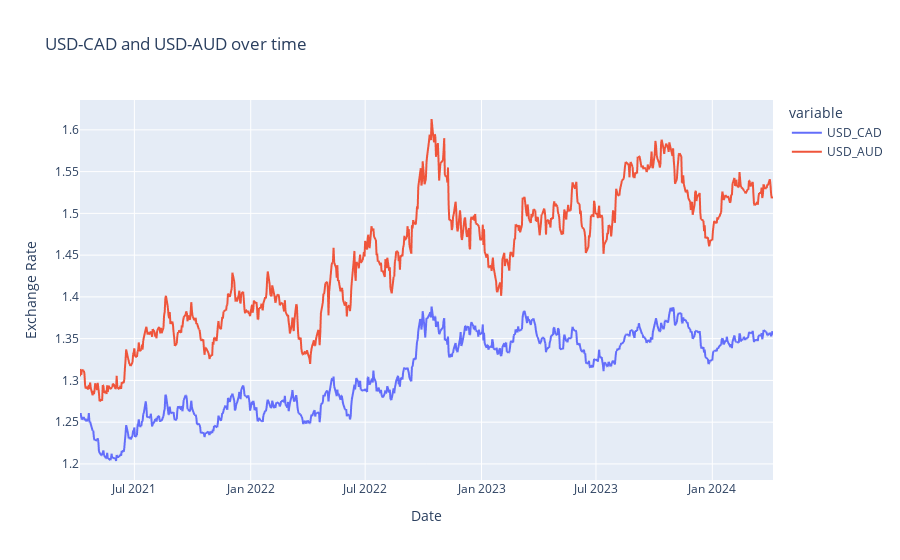

The code cell stored with this chart in its notebook:
### Markdown cell above
## Explorando DataSet

### Visualización de comportamiento en el tiempo

### Code cell
# Plotting the data
fig = px.line(df, x='Fecha', y=['USD_CAD', 'USD_AUD'], title='USD-CAD and USD-AUD over time')
fig.update_xaxes(title_text='Date')
fig.update_yaxes(title_text='Exchange Rate')
fig.show()

### Figure 1 — Plotly figure (JSON) as saved in the notebook; plotly's stock layout.template omitted (floating-point values rounded to 4 significant figures; data arrays with more than 128 entries replaced by an {"elided": "..."} marker saying what was removed)
{"data": [{"hovertemplate": "variable=USD_CAD<br>Fecha=%{x}<br>value=%{y}<extra></extra>", "legendgroup": "USD_CAD", "line": {"color": "#636efa", "dash": "solid"}, "marker": {"symbol": "circle"}, "mode": "lines", "name": "USD_CAD", "showlegend": true, "type": "scattergl", "x": {"elided": "785 str values"}, "xaxis": "x", "y": {"elided": "785 float values"}, "yaxis": "y"}, {"hovertemplate": "variable=USD_AUD<br>Fecha=%{x}<br>value=%{y}<extra></extra>", "legendgroup": "USD_AUD", "line": {"color": "#EF553B", "dash": "solid"}, "marker": {"symbol": "circle"}, "mode": "lines", "name": "USD_AUD", "showlegend": true, "type": "scattergl", "x": {"elided": "785 str values"}, "xaxis": "x", "y": {"elided": "785 float values"}, "yaxis": "y"}], "layout": {"legend": {"title": {"text": "variable"}, "tracegroupgap": 0}, "title": {"text": "USD-CAD and USD-AUD over time"}, "xaxis": {"anchor": "y", "domain": [0, 1], "title": {"text": "Date"}}, "yaxis": {"anchor": "x", "domain": [0, 1], "title": {"text": "Exchange Rate"}}}}
